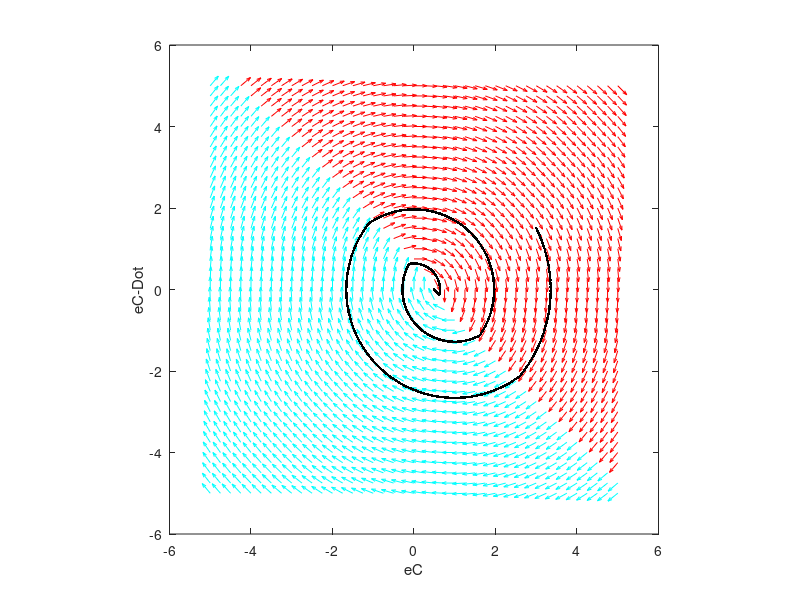

Write the MATLAB code that produced this figure.
clear; close all; clc;

lambda = -1;
tf = 20;

L=0.1;
C=1/L;

eIn = 1;
eD = eIn/2;


x1dot = @(x1, x2) x2;
x2dot = @(x1, x2, ea) 1/(L*C)*(ea - x1);

[x1, x2] = meshgrid(-5:0.25:5, -5:0.25:5);

B = eIn;
x1d = x1dot(x1, x2) .* (((-lambda*x1)+x2)<0+eD);
x2d = x2dot(x1, x2, B) .* (((-lambda*x1)+x2)<0+eD);

size = sqrt(x1d.^2 + x2d.^2);
quiver(x1, x2, x1d./size, x2d./size, 'c');

%%
clear x1d x2d;

B = 0;
x1d = x1dot(x1, x2) .* (((-lambda*x1)+x2)>0+eD);
x2d = x2dot(x1, x2, B) .* (((-lambda*x1)+x2)>0+eD);
size = sqrt(x1d.^2 + x2d.^2);
hold on
quiver(x1, x2, x1d./size, x2d./size, 'r');
axis square
xlabel('eC');
ylabel('eC-Dot');

%% plot vs time
ec0 = 3; ecDot0 = 1.5;


s = @(ec, ecDot) (((-lambda)*ec + ecDot) <= eD)*eIn;

dt = 0.01;
t = 0:dt:tf;

ec(1) = ec0;
ecDot(1) = ecDot0;

for i = 2:length(t)
    K1 = x1dot(ec(i-1), ecDot(i-1))*dt;
    L1 = x2dot(ec(i-1), ecDot(i-1), s(ec(i-1), ecDot(i-1)))*dt;
    
    K2 = x1dot(ec(i-1) + K1/2, ecDot(i-1) + L1/2)*dt;
    L2 = x2dot(ec(i-1) + K1/2, ecDot(i-1) + L1/2, s(ec(i-1), ecDot(i-1)))*dt;
    
    K3 = x1dot(ec(i-1) + K2/2, ecDot(i-1) + L2/2)*dt;
    L3 = x2dot(ec(i-1) + K1/2, ecDot(i-1) + L1/2, s(ec(i-1), ecDot(i-1)))*dt;
    
    K4 = x1dot(ec(i-1) + K3  , ecDot(i-1) + L3)*dt;
    L4 = x2dot(ec(i-1) + K1/2, ecDot(i-1) + L1/2, s(ec(i-1), ecDot(i-1)))*dt;
    
    ec(i) = ec(i-1) + 1/6*K1 + 1/3*K2 + 1/3*K3 + 1/6*K4;
    ecDot(i) = ecDot(i-1) + 1/6*L1 + 1/3*L2 + 1/3*L3 + 1/6*L4;
    
end

plot(ec, ecDot, '.-k')



